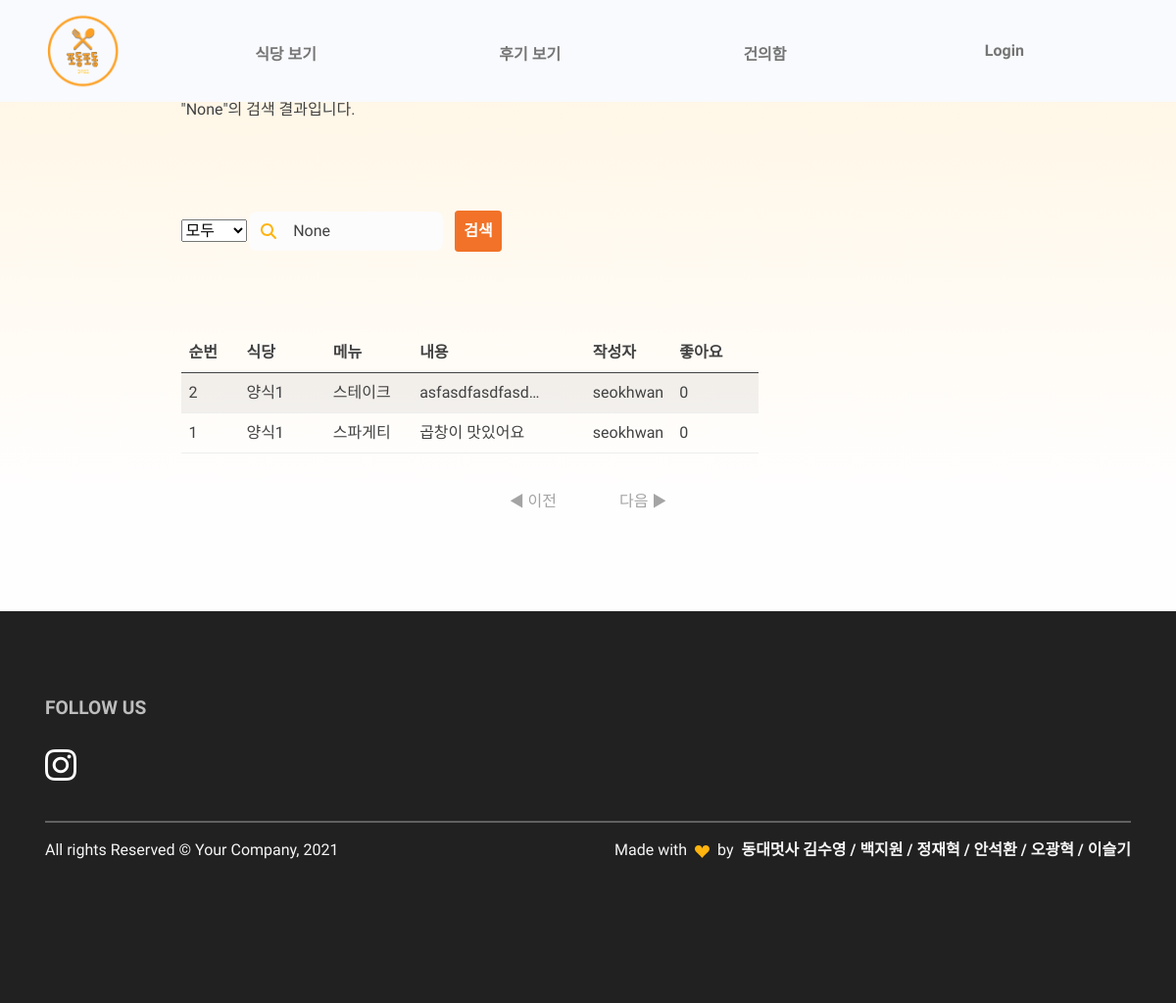
Page /review/search/ on the earlier database version.
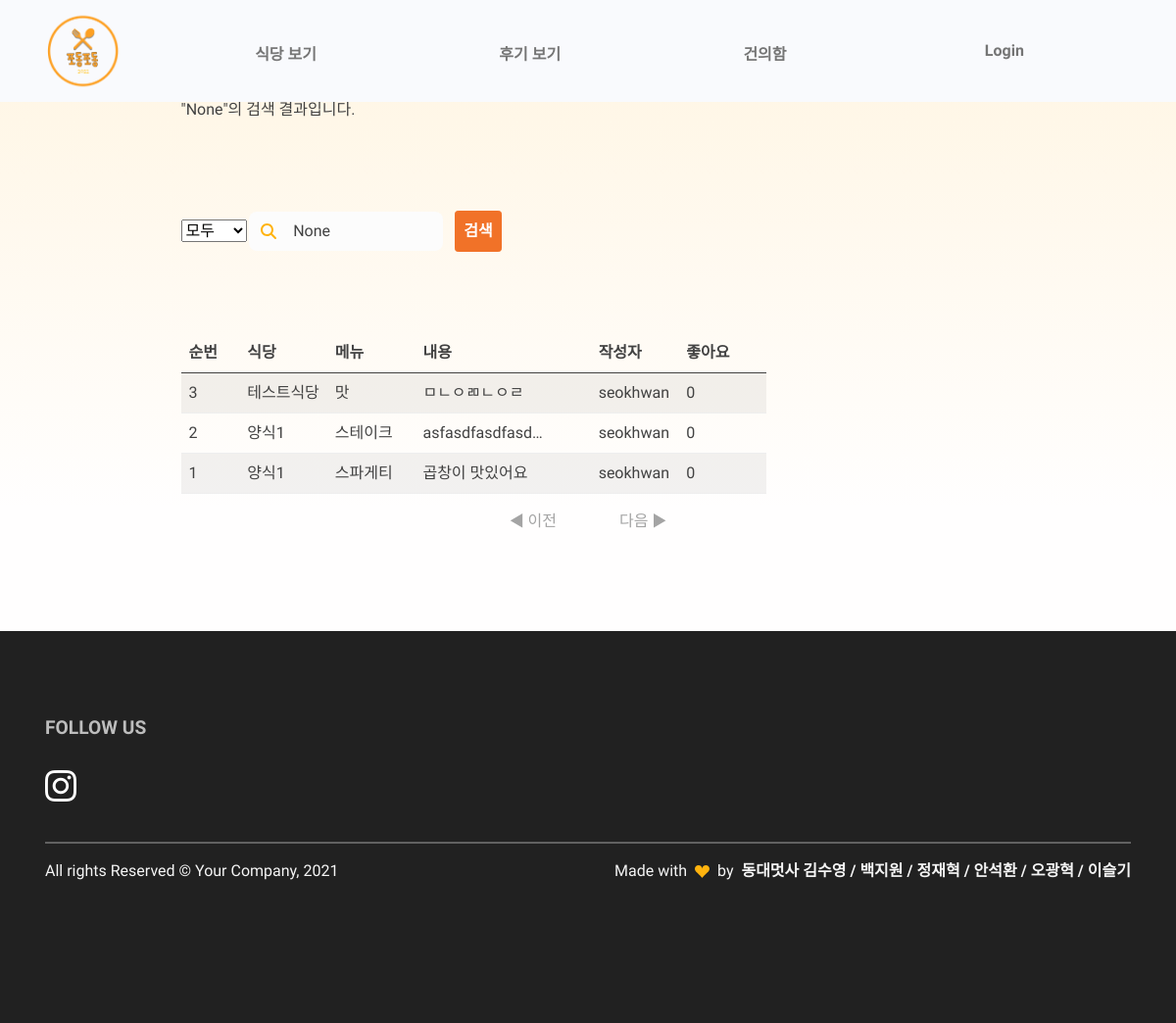
Same page on the later database version.
### restaurant/models.py (models this page shows, shortened)
class Comment(models.Model):
    id = models.AutoField(primary_key=True)
    restaurant = models.ForeignKey(Restaurant, on_delete=models.CASCADE)
    menu = models.ForeignKey(FoodMenu, on_delete=models.CASCADE)
    content = models.TextField()
    thumbnail = models.ImageField(upload_to='comment/', blank=True)
    created_at = models.DateTimeField(auto_now_add=True)
    like_users = models.ManyToManyField(settings.AUTH_USER_MODEL, blank=True, related_name="like_comments")
    hate_users = models.ManyToManyField(settings.AUTH_USER_MODEL, blank=True, related_name="hate_comments")
    user = models.ForeignKey(settings.AUTH_USER_MODEL, on_delete=models.CASCADE, null=True)

class Restaurant(models.Model):
    id = models.AutoField(primary_key=True)
    category = models.ForeignKey(Category, on_delete=models.CASCADE)
    name = models.CharField(max_length=30)
    location = models.CharField(max_length=100, blank=True)
    phone_number = models.CharField(max_length=15, blank=True)
    business_hour = models.CharField(max_length=150, blank=True)
    thumbnail = models.ImageField(upload_to='images/', blank=True)
    follow_users = models.ManyToManyField(settings.AUTH_USER_MODEL, blank=True, related_name="follow_restaurants")

class FoodMenu(models.Model):
    id = models.AutoField(primary_key=True)
    restaurant = models.ForeignKey(Restaurant, on_delete=models.CASCADE)
    name = models.CharField(max_length=20)
    price = models.CharField(max_length=20)
    def __str__(self):
        return self.name

### review/views.py (the view, shortened to what this page needs)
# urls.py: path('search/', views.SearchReview, name="SearchReview")
def SearchReview(request):
    search_category = request.GET.get('category')
    search_key = request.GET.get('search_key')
    reviews = Comment.objects.all().annotate(like_count = Count('like_users')).order_by("-like_count", "-created_at")
    category = Category.objects.all()
    paginator = Paginator(reviews, 10)
    page = request.GET.get("page") or 1
    pages = paginator.get_page(page)
    context = {
        'reviews': reviews,
        'category': category,
        'search_key': search_key,
        'pages': pages,
        'search_category':search_category,
    }
    return render(request, "search.html", context)

### review/templates/search.html (shortened to what this page needs)
{% extends 'base.html' %}
{% load static %}
{% block content %}
<link rel="stylesheet" href="{% static 'css/components/review_search.css' %}">
<section class="py-0 bg-primary-gradient">
    <div class="container">
        <div class="row justify-content-center g-0">
            <div class="col-xl-9">
                <p id="searchkey">"{{ search_key }}"의 검색 결과입니다.</p>
                <form style="margin-top: 10%;" action="{% url 'review:SearchReview' %}" method="GET" class="row gx-2 gy-2 align-items-center">
                    <div class="col-lg-1">
                    <select name="category" id="category">
                    {% if search_category == "title" %}
                        <option  value="all">모두</option>
                        <option value="title" selected>내용</option>
                        <option value="menu">작성자</option>
                        <option value="restaurant">식당</option>
                    {% elif search_category == "menu" %}
                        <option  value="all">모두</option>
                        <option value="title">내용</option>
                        <option value="menu" selected>작성자</option>
                        <option value="restaurant">식당</option>
                    {% elif search_category == "restaurant" %}
                        <option  value="all">모두</option>
                        <option value="title">내용</option>
                        <option value="menu">작성자</option>
                        <option value="restaurant" selected>식당</option>
                    {% else %}
                        <option value="all" selected>모두</option>
                    {% endif %}
                    </select>
                    </div>
                    <div class="col-lg-3 input-group-icon pe-2">
                      <i class="fas fa-search input-box-icon text-primary"></i>
                      <input
                        class="col-lg-3 form-control border-0 input-box bg-100"
                        type="search"
                        placeholder="Search Review"
                        aria-label="Search"
                        name="search_key"
                        id="search_key"
                        value="{{ search_key }}"
                      />
                    </div>
                    <div class="col-lg-2">
                      <button class="btn btn-danger" style="padding:0.5rem;" type="submit">
                        검색
                      </button>
                    </div>
                  </form>
                  <table class="table table-striped d-none d-sm-block">
                    <thead>
                        <tr class="thead col-xs-1">
                            <th width=10%>순번</th>
                            <th width=15%>식당</th>
                            <th width=15%>메뉴</th>
                            <th width=30%>내용</th>
                            <th width=15%>작성자</th>
                            <th>좋아요</th>
                        </tr>
                    </thead>
                    <tbody>
                    {% for review in reviews %}
                        <tr onclick="location.href='{% url 'restaurant:restaurant_detail' review.restaurant.id %}'">
                            <td>{{ forloop.revcounter }}</td>
                            <td>{{review.restaurant.name}}</td>
                            <td>{{review.menu}}</td>
                            <td>{{review.content|truncatechars:15}}</td>
                            <td>{{review.user}}</td>
                            <td>{{review.like_users.count}}</td>
                        </tr>
                    {% endfor %}
                    </tbody>
                  </table>
            </div>
        </div>
    </div>
</section>
<div class="page middle">
    {% if pages.has_previous %}
    <a href="?page={{pages.previous_page_number}}" class="page_click active">◀ 이전</a>
    {% else %}
    <a class="page_click nonactive">◀ 이전</a>
    {% endif %}
    {% if pages.has_next %}
    <a href="?page={{pages.next_page_number}}" class="page_click active">다음 ▶</a>
    {% else %}
    <a class="page_click nonactive">다음 ▶</a>
    {% endif %}
</div>
{% endblock %}

Differences in the rows shown:
added Comment: restaurant.name "테스트식당", menu "맛", content "ㅁㄴㅇㄻㄴㅇㄹ", user "seokhwan", like_users.count "0"
